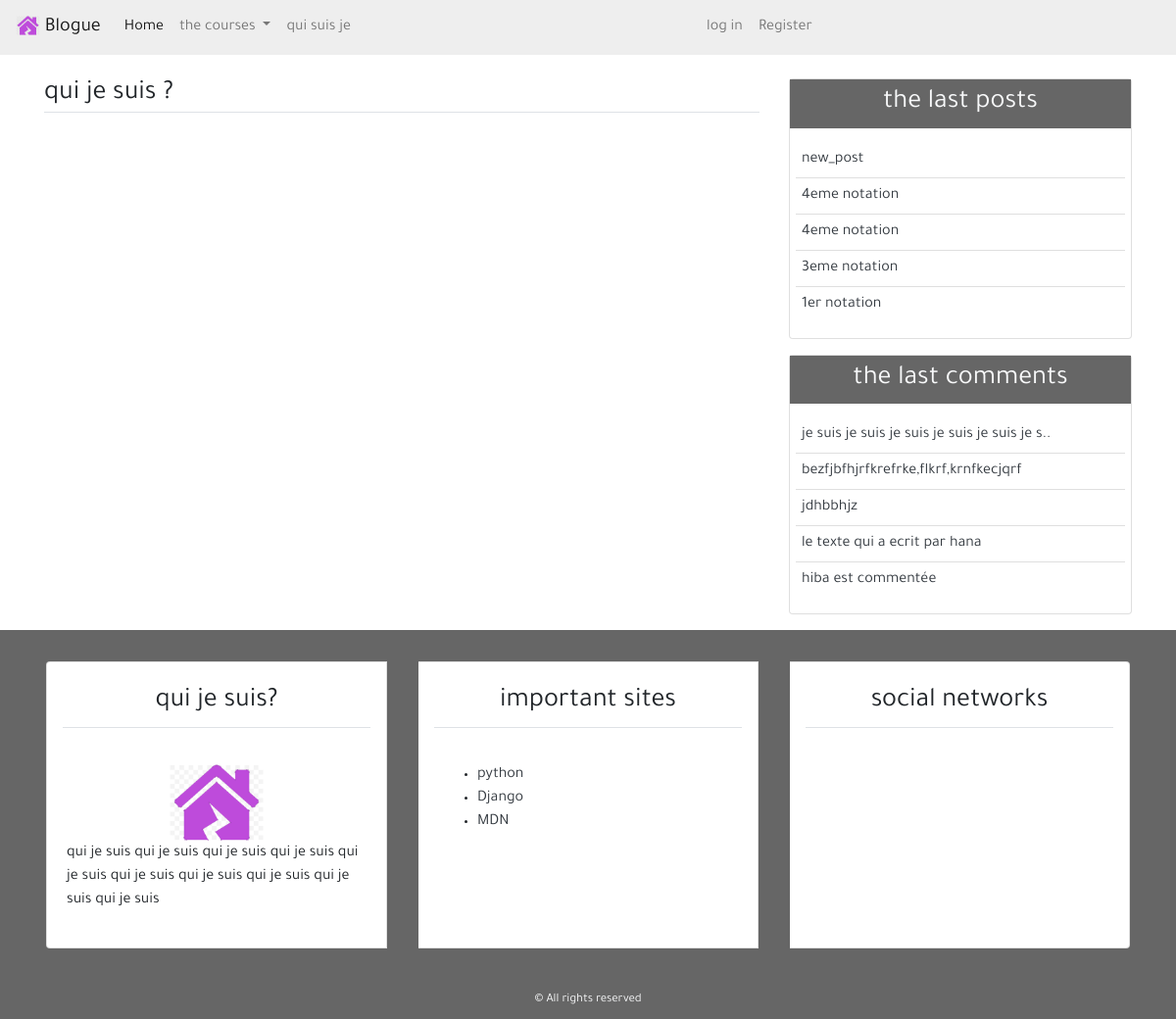
The page /about/ on the database its author committed.
### blog/models.py (models this page shows, shortened)
class Post(models.Model):
    title = models.CharField(max_length=100)
    content = models.TextField()
    post_date = models.DateTimeField(default=timezone.now)
    post_update = models.DateTimeField(auto_now=True)
    author = models.ForeignKey(User, on_delete=models.CASCADE)
    class Meta :
        ordering = ('-post_date',)

class Comment(models.Model):
    name = models.CharField(max_length=50 , verbose_name='le nom')
    email = models.EmailField(verbose_name='email')
    body = models.TextField( verbose_name='comment')
    coment_date = models.DateTimeField(auto_now_add=True)
    active = models.BooleanField(default=False)
    post =models.ForeignKey(Post, on_delete=models.CASCADE, related_name='comments')
    class Meta:
       ordering = ('-coment_date',)

### blog/views.py (the view)
# urls.py: path('about/', views.about, name='about'),
def about(request):
    return render(request, 'blog/about.html', {'title': 'qui je suis '})

### blog/templatetags/post_tag.py (called while the page is built)
@register.inclusion_tag('blog/latest_posts.html')
def latest_posts():
    context = {
        'l_posts': Post.objects.all()[0:5],
    }
    return context

@register.inclusion_tag('blog/latest_comments.html')
def latest_comments():
    context = {
        'l_comments' : Comment.objects.filter(active=True)[:5],
    }
    return context

### blog/templates/blog/about.html
{% extends 'blog/base.html' %}
 {% block content %}
     <h3 class="border-bottom"> qui je suis ?</h3>
                {% endblock content %}

### blog/templates/blog/latest_posts.html
<ul class="list-group-flush latest-post">
    {% for post in l_posts %}
    <li class="list-group-item latest-post-item">
        <a class="text-dark" href="{% url 'detail' post.id %}">{{post.title}}</a>
    </li>
    {% empty %}
    <li class="list-group-item latest-post-item">aucun commentaire</li>
    {% endfor %}
</ul>

### blog/templates/blog/latest_comments.html
<ul class="list-group-flush latest-comment">
    {% for comment in l_comments %}
         <li class="list-group-item latest-comment-item">
             <a class="text-dark" href="{% url 'detail' comment.post.id %}">
                 {% if comment.body|length > 40 %}
                 {{ comment.body|slice:'45'}}..
                 {% else %}
                     {{ comment.body}}
                 {% endif %}
             </a>
         </li>
    {% empty %}
    <li class="list-group-item latest-comment-item"> aucun commentaire</li>
    {% endfor %}
</ul>

### blog/static/blog/css/main.css (style rules this page uses)
body { font-family: 'Tajawal', sans-serif; }
.latest-post, .latest-comment { padding: 0 15px; }
.latest-post, .latest-post-item, .latest-comment, .latest-comment-item { padding: 6px; }
.latest-post li:first-child, .latest-comment li:first-child { border-top: 0; }
.latest-post li:last-child,.latest-comment li:last-child { border-bottom:0; padding-bottom:0; }

### rows shown on the page
Post: title "new_post"
Post: title "4eme notation"
Post: title "4eme notation"
Post: title "3eme notation"
Post: title "1er notation"
Comment: body "je suis je suis je suis je suis je suis je s"
Comment: body "bezfjbfhjrfkrefrke,flkrf,krnfkecjqrf"
Comment: body "jdhbbhjz"
Comment: body "le texte qui a ecrit par hana"
Comment: body "hiba est commentée"
